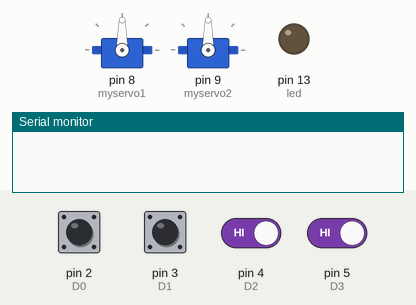
Recording of a sketch running on a simulated Arduino Uno, built with avr-gcc and run on an emulated ATmega328P. On the bench: 2 × servo, output pins drawn as LEDs (lit = HIGH), the last lines printed to the serial monitor. The inputs (shaded band) are chosen by the test bench; at power-on: pin 2 (D0), pin 3 (D1), pin 4 (D2), pin 5 (D3) HIGH.

Above: at 1.2 s.
1.3 s: pin 4 (D2) driven LOW and pin 5 (D3) driven LOW
At 1.85 s:
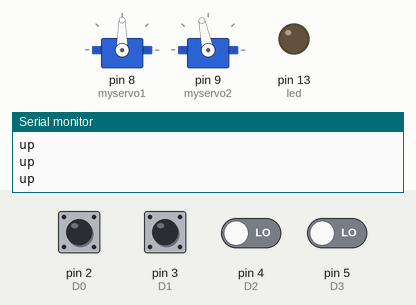
4.3 s: pin 2 (D0) pulled LOW for 1 s
At 5.7 s:
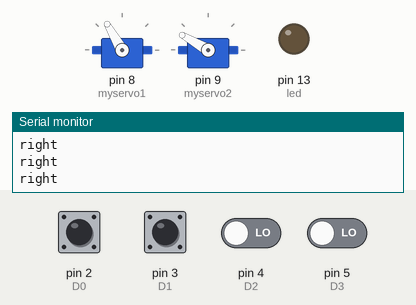
7.3 s: pin 3 (D1) pulled LOW for 1 s
At 9.3 s:
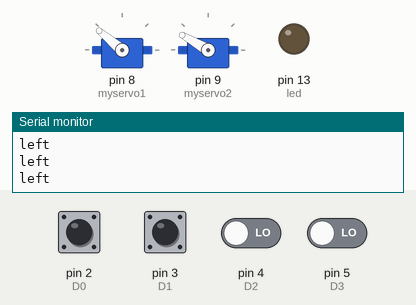
10.3 s: pin 3 (D1) pulled LOW for 1 s
At 11.7 s:
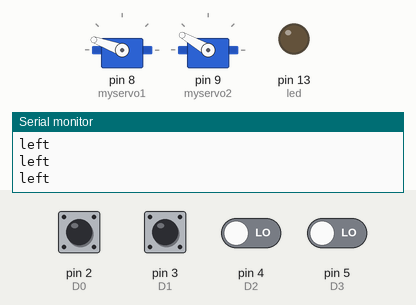
13.3 s: pin 2 (D0) pulled LOW for 0.15 s
At 14.6 s:
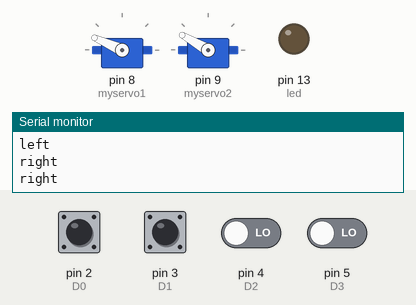
14.9 s: pin 3 (D1) pulled LOW for 0.15 s
At 15.8 s:
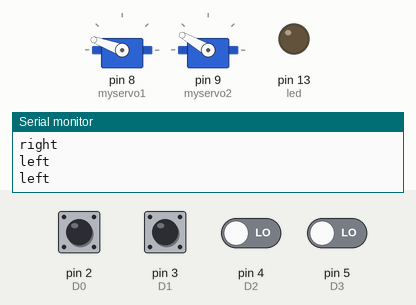
Timing chart, 0 to 17.5 s (numbered marks = the images above; inputs shaded):
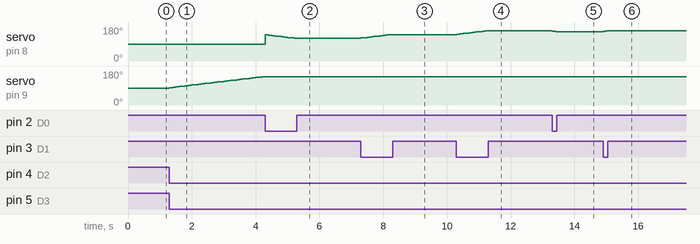

Measured:
- after the input at 1.3 s, servo on pin 9 (myservo2): moves from 90° to 150° over 2.9 s, starting at once
- after the input at 4.3 s, servo on pin 8 (myservo1): 90° → 138° at once, → 136° 0.10 s later, → 134° 0.10 s later, → 132° 0.10 s later, … (10 changes in this stretch)
- after the input at 7.3 s, servo on pin 8 (myservo1): moves from 120° to 140° over 0.90 s, starting at once
- after the input at 10.3 s, servo on pin 8 (myservo1): moves from 140° to 160° over 0.90 s, starting at once
- after the input at 13.3 s, servo on pin 8 (myservo1): 160° → 158° at once, → 156° 0.10 s later
- after the input at 14.9 s, servo on pin 8 (myservo1): 156° → 158° at once, → 160° 0.10 s later

The sketch:

servoControlling.ino
```cpp
#include <Servo.h>

Servo myservo1;
Servo myservo2;

int angle1 = 140;
int angle2 = 90;
const int led = 13;
const int D0 = 2;
const int D1 = 3;
const int D2 = 4;
const int D3 = 5;

int a,b,c,d,data;


int Data()
{
  a = digitalRead(D0);
  b = digitalRead(D1);
  c = digitalRead(D2);
  d = digitalRead(D3);

  data = (8*d)+(4*c)+(2*b)+a;
  return data;
}

void setup() {

  myservo1.attach(8);
  myservo2.attach(9);

  Serial.begin(9600);

  pinMode(D0,INPUT_PULLUP);
  pinMode(D1,INPUT_PULLUP);
  pinMode(D2,INPUT_PULLUP);
  pinMode(D3,INPUT_PULLUP);
  pinMode(led,OUTPUT);

}


void loop()
{
      data = Data();

      if(data==1 && angle1<170){
        angle1 = angle1+2;
        myservo1.write(angle1);
     Serial.println("left");
      }
      else if(data==2 && angle1>60){
        angle1 = angle1 - 2;
        myservo1.write(angle1);
      Serial.println("right");
      }
      else if(data==3 && angle2<150){
        angle2 = angle2+2;
        myservo2.write(angle2);
     Serial.println("up");
      }
      else if(data==4 && angle2>90){
        angle2 = angle2 - 2;
        myservo2.write(angle2);
    Serial.println("down");
      }
      else if(data==5){
        digitalWrite(led,HIGH);
    Serial.println("led_on");
      }
      else if(data==6){
        digitalWrite(led,LOW);
    Serial.println("led_of");
      }
      else if(data==8){
        angle2 = 90;
        angle1 = 140;
        myservo2.write(angle2);
        myservo1.write(angle1);
    Serial.println("done");
      }
      delay(100);
 }
```
